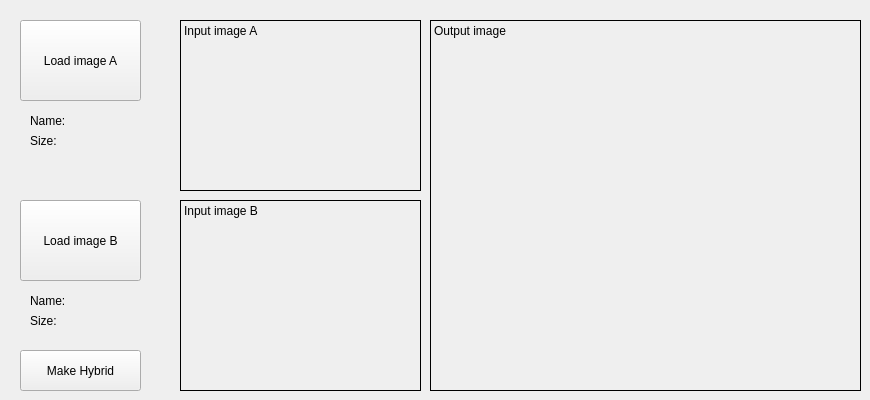
    <widget class="QWidget" name="tab_hybrid">
     <attribute name="title">
      <string>Hybrid</string>
     </attribute>
     <widget class="QLabel" name="label_histograms_input_2">
      <property name="geometry">
       <rect>
        <x>180</x>
        <y>20</y>
        <width>241</width>
        <height>171</height>
       </rect>
      </property>
      <property name="frameShape">
       <enum>QFrame::Box</enum>
      </property>
      <property name="text">
       <string>Input image A</string>
      </property>
      <property name="alignment">
       <set>Qt::AlignLeading|Qt::AlignLeft|Qt::AlignTop</set>
      </property>
     </widget>
     <widget class="QLabel" name="label_histograms_hinput_2">
      <property name="geometry">
       <rect>
        <x>180</x>
        <y>200</y>
        <width>241</width>
        <height>191</height>
       </rect>
      </property>
      <property name="frameShape">
       <enum>QFrame::Box</enum>
      </property>
      <property name="text">
       <string>Input image B</string>
      </property>
      <property name="textFormat">
       <enum>Qt::PlainText</enum>
      </property>
      <property name="alignment">
       <set>Qt::AlignLeading|Qt::AlignLeft|Qt::AlignTop</set>
      </property>
     </widget>
     <widget class="QLabel" name="label_histograms_output_2">
      <property name="geometry">
       <rect>
        <x>430</x>
        <y>20</y>
        <width>431</width>
        <height>371</height>
       </rect>
      </property>
      <property name="frameShape">
       <enum>QFrame::Box</enum>
      </property>
      <property name="text">
       <string>Output image</string>
      </property>
      <property name="alignment">
       <set>Qt::AlignLeading|Qt::AlignLeft|Qt::AlignTop</set>
      </property>
     </widget>
     <widget class="QLabel" name="label_12">
      <property name="geometry">
       <rect>
        <x>30</x>
        <y>110</y>
        <width>71</width>
        <height>21</height>
       </rect>
      </property>
      <property name="text">
       <string>Name:</string>
      </property>
     </widget>
     <widget class="QPushButton" name="pushButton_histograms_load_2">
      <property name="geometry">
       <rect>
        <x>20</x>
        <y>20</y>
        <width>121</width>
        <height>81</height>
       </rect>
      </property>
      <property name="text">
       <string>Load image A</string>
      </property>
     </widget>
     <widget class="QLabel" name="label_13">
      <property name="geometry">
       <rect>
        <x>30</x>
        <y>130</y>
        <width>71</width>
        <height>21</height>
       </rect>
      </property>
      <property name="text">
       <string>Size:</string>
      </property>
     </widget>
     <widget class="QLabel" name="label_14">
      <property name="geometry">
       <rect>
        <x>30</x>
        <y>310</y>
        <width>71</width>
        <height>21</height>
       </rect>
      </property>
      <property name="text">
       <string>Size:</string>
      </property>
     </widget>
     <widget class="QLabel" name="label_15">
      <property name="geometry">
       <rect>
        <x>30</x>
        <y>290</y>
        <width>71</width>
        <height>21</height>
       </rect>
      </property>
      <property name="text">
       <string>Name:</string>
      </property>
     </widget>
     <widget class="QPushButton" name="pushButton_histograms_load_3">
      <property name="geometry">
       <rect>
        <x>20</x>
        <y>200</y>
        <width>121</width>
        <height>81</height>
       </rect>
      </property>
      <property name="text">
       <string>Load image B</string>
      </property>
     </widget>
     <widget class="QPushButton" name="pushButton_histograms_load_4">
      <property name="geometry">
       <rect>
        <x>20</x>
        <y>350</y>
        <width>121</width>
        <height>41</height>
       </rect>
      </property>
      <property name="text">
       <string>Make Hybrid</string>
      </property>
     </widget>
    </widget>
